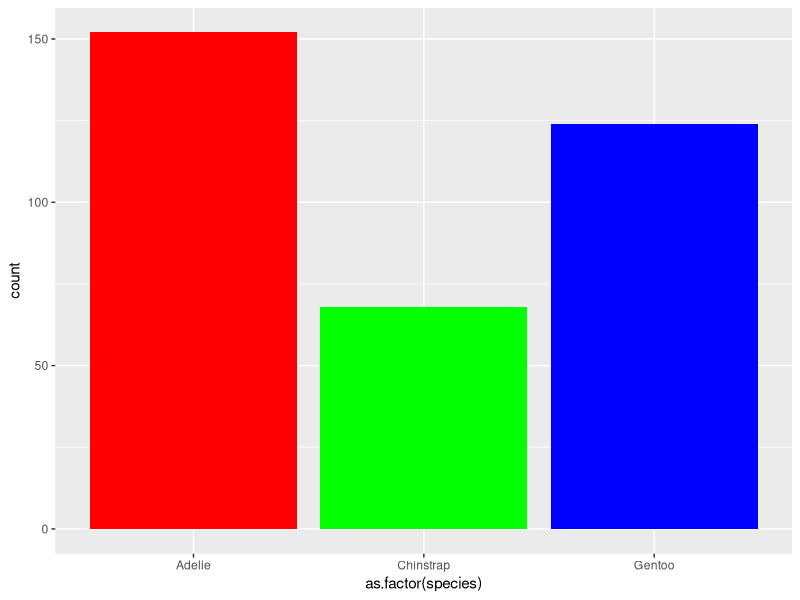
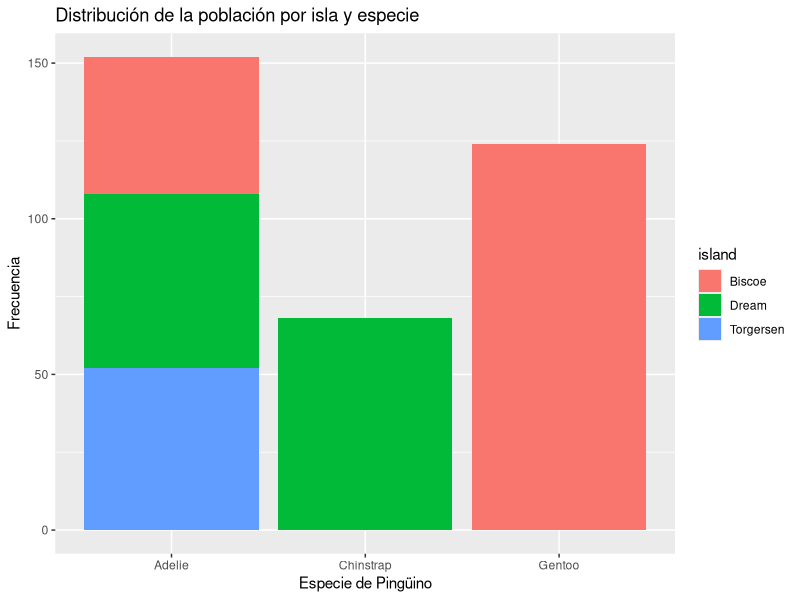
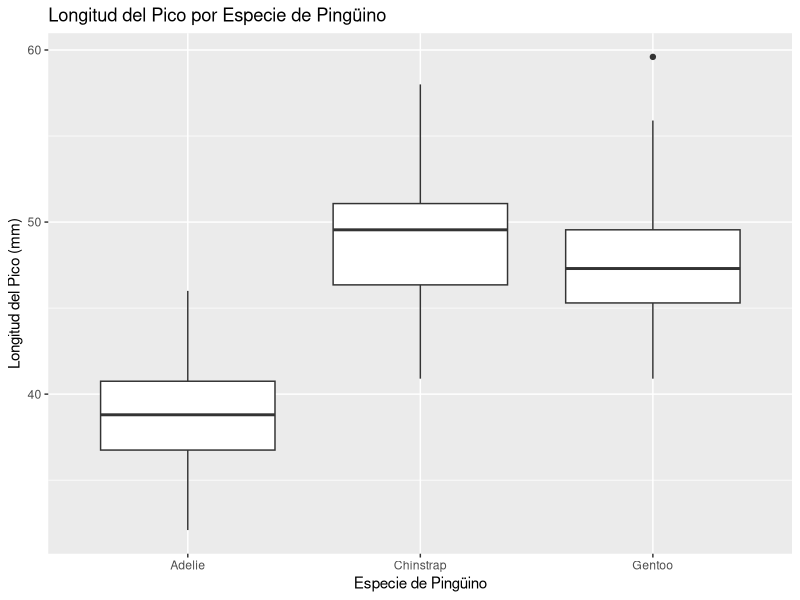
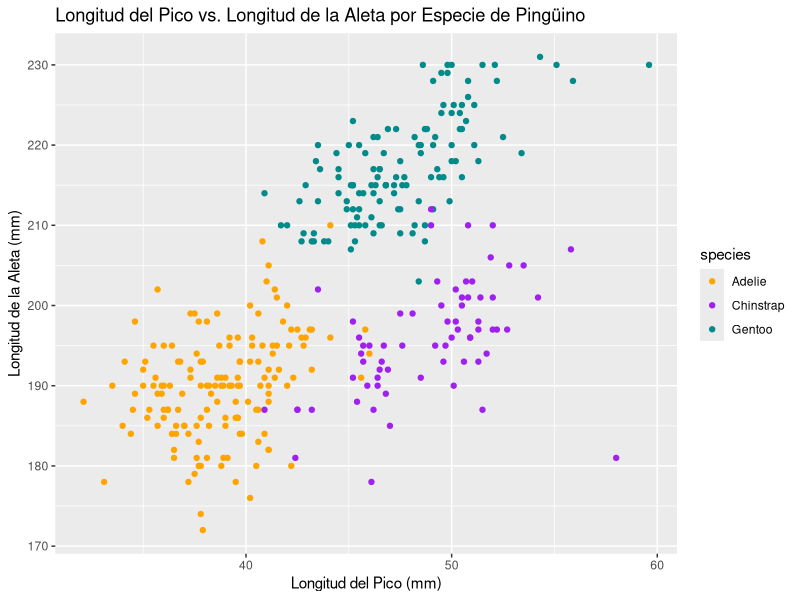
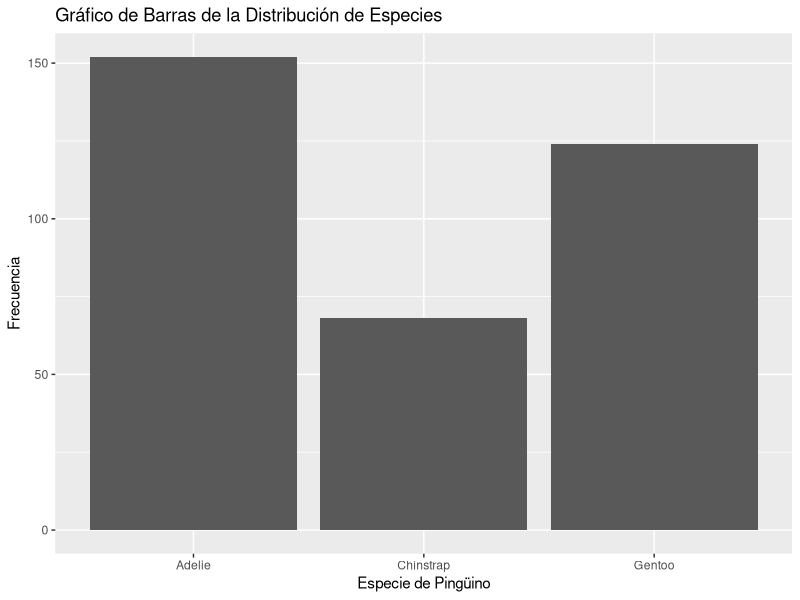
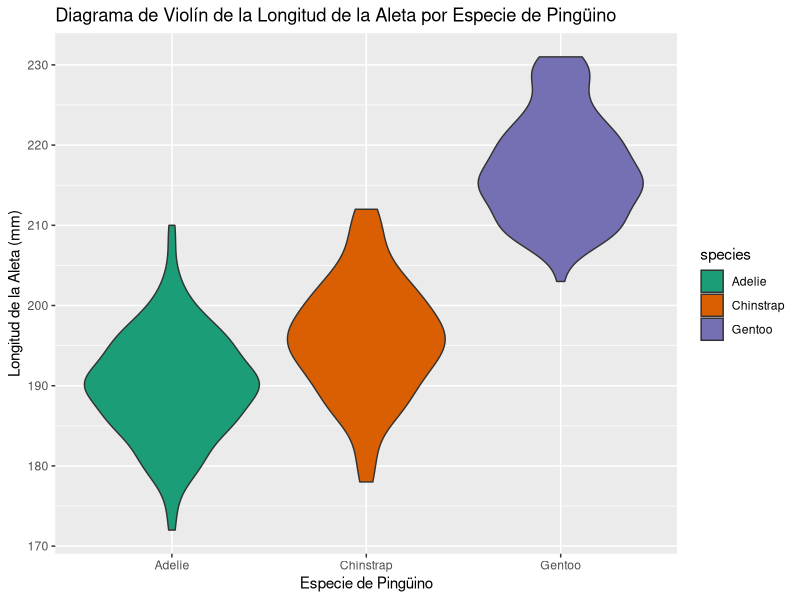
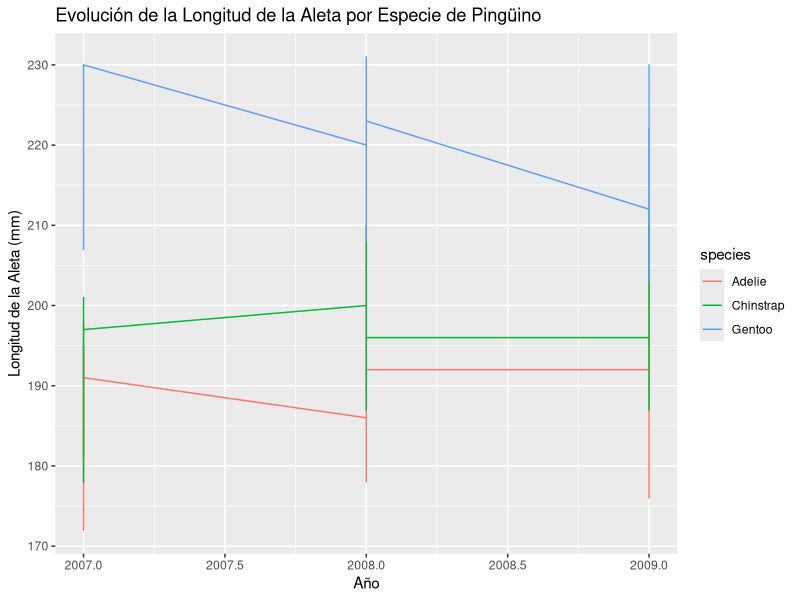
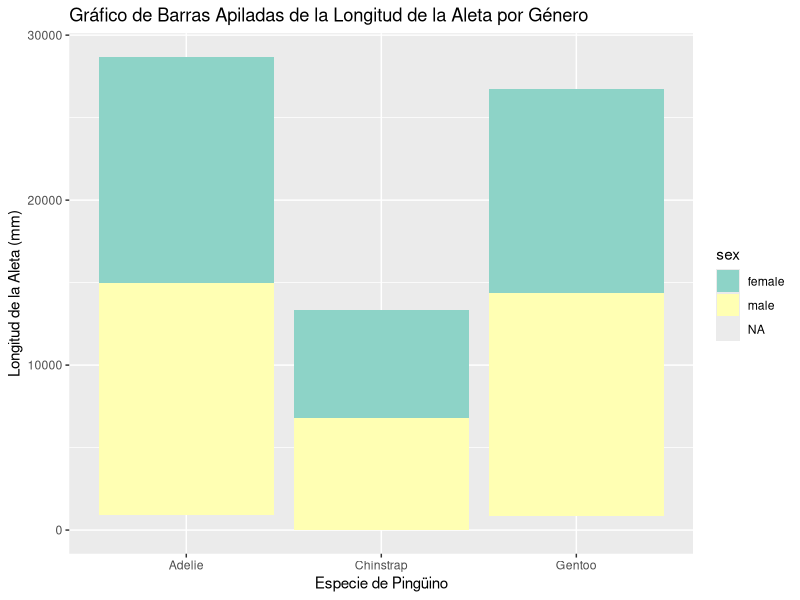

Reproduce these figures in R, in order.
## ---- chunk 1
library(palmerpenguins)
library(ggplot2)
#library(stat_binhex)
library(corrplot)
library(tidyr)
## ---- chunk 2
library(palmerpenguins)
str(penguins)
## ---- chunk 3
table(penguins$species)
## ---- chunk 4
# habria que cambiar los colores
colores<-c("red", "green", "blue")

ggplot(penguins, aes(x=as.factor(species), fill=as.factor(species))) +
  geom_bar() +
  scale_fill_manual(values = colores ) +
  theme(legend.position="none")


## ---- chunk 5

## ---- chunk 6

## ---- chunk 7

## ---- chunk 8

## ---- chunk 9

## ---- chunk 10

## ---- chunk 11

## ---- chunk 12
pesos=na.omit(penguins$body_mass_g)
sum(pesos%%5)
## ---- chunk 13
library(ggplot2)
species_colors = c("orange", "purple", "darkcyan")
## ---- chunk 14
p <- ggplot(penguins, aes(fill=island, x=species)) +
  geom_bar() +
  labs(x = "Especie de Pingüino", y = "Frecuencia",
       title = "Distribución de la población por isla y especie")
print(p)
## ---- chunk 15
# Crea un objeto ggplot
p <- ggplot(penguins, aes(x = penguins$species, y = penguins$bill_length_mm)) +
  geom_boxplot() +
  labs(x = "Especie de Pingüino", y = "Longitud del Pico (mm)",
       title = "Longitud del Pico por Especie de Pingüino")
print(p)
## ---- chunk 16
p <- ggplot(penguins, aes(x = penguins$bill_length_mm, y = penguins$flipper_length_mm, color = species)) +
  geom_point() + 
  labs(x = "Longitud del Pico (mm)", y = "Longitud de la Aleta (mm)",
       title = "Longitud del Pico vs. Longitud de la Aleta por Especie de Pingüino") +
  scale_color_manual(values=species_colors)
print(p)
## ---- chunk 17
p <- ggplot(penguins, aes(x = species)) +
  geom_bar() +
  labs(x = "Especie de Pingüino", y = "Frecuencia",
       title = "Gráfico de Barras de la Distribución de Especies")

print(p)
## ---- chunk 18
p <- ggplot(penguins, aes(x = species, y = flipper_length_mm, fill = species)) +
  geom_violin() +
  labs(x = "Especie de Pingüino", y = "Longitud de la Aleta (mm)",
       title = "Diagrama de Violín de la Longitud de la Aleta por Especie de Pingüino") +
  scale_fill_brewer(palette = "Dark2")

print(p)
## ---- chunk 19
p <- ggplot(penguins, aes(x = year, y = flipper_length_mm, color = species)) +
  geom_line() +
  labs(x = "Año", y = "Longitud de la Aleta (mm)",
       title = "Evolución de la Longitud de la Aleta por Especie de Pingüino")

print(p)
## ---- chunk 20
p <- ggplot(penguins, aes(x = species, y = flipper_length_mm, fill = sex)) +
  geom_bar(stat = "identity", position = "stack") +
  labs(x = "Especie de Pingüino", y = "Longitud de la Aleta (mm)",
       title = "Gráfico de Barras Apiladas de la Longitud de la Aleta por Género") +
  scale_fill_brewer(palette = "Set3")

print(p)
## ---- chunk 21
p <- ggplot(penguins, aes(x = bill_length_mm, y = flipper_length_mm)) +
  geom_hex() +
  labs(x = "Longitud del Pico (mm)", y = "Longitud de la Aleta (mm)",
       title = "Dispersión de la Longitud del Pico y de la Aleta")

print(p)
## ---- chunk 22
p <- ggplot(penguins, aes(x = "", fill = sex)) +
  geom_bar(width = 1) +
  coord_polar(theta = "y") +
  facet_wrap(~species) +
  labs(x = NULL, y = NULL,
       title = " Proporción de Género por Especie de Pingüino") +
  theme_void() +
  scale_fill_brewer(palette = "Set2")

print(p)
## ---- chunk 23
p <- ggplot(penguins, aes(x = bill_length_mm, y = body_mass_g)) +
  geom_point(aes(color = species)) +
  geom_smooth(method = "lm", se = FALSE, color = "black") +
  labs(x = "Longitud del Pico (mm)", y = "Masa Corporal (g)",
       title = "Longitud del Pico y Masa Corporal por Especie de Pingüino") +
  scale_color_brewer(palette = "Set2")

print(p)
## ---- chunk 24
p <- ggplot(penguins, aes(x = bill_length_mm, y = bill_depth_mm, color = species)) +
  geom_point() +
  geom_smooth(method = "lm", se = FALSE) +
  labs(x = "Longitud del Pico (mm)", y = "Profundidad del Pico (mm)",
       title = "Dimensiones del Pico por Especie de Pingüino") +
  scale_color_brewer(palette = "Set2")

print(p)
## ---- chunk 25
library(ggplot2)

p <- ggplot(penguins, aes(x = flipper_length_mm, y = body_mass_g, size = bill_length_mm, color = species)) +
  geom_point(alpha = 0.7) +
  scale_size_continuous(range = c(3, 10)) +
  labs(x = "Longitud de la Aleta (mm)", y = "Peso Corporal (g)",
       title = "Longitud de Aleta vs. Peso Corporal vs. Tamaño del Pico por Especie de Pingüino")

print(p)
